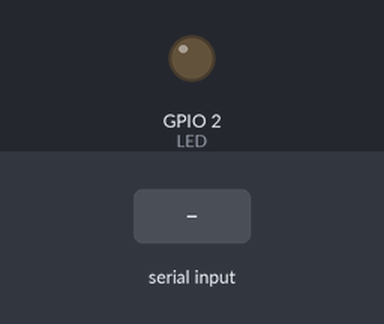
A sketch run on a simulated ESP8266 (Wemos D1 mini). On the bench: output pins drawn as LEDs (lit = HIGH). The test bench sets the inputs (shaded band). WiFi joins after 1.5 s; servers stay silent unless stated; no MQTT or app messages arrive unless stated.

Above: at 5.1 s.
5.2 s: "1\n" received over Serial
At 6.2 s:
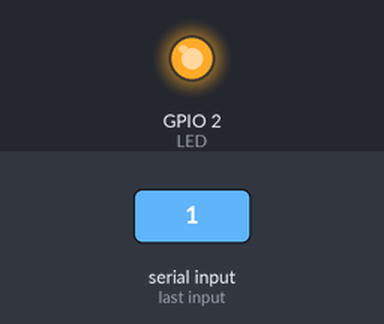
6.7 s: "0\n" received over Serial
At 7.3 s:
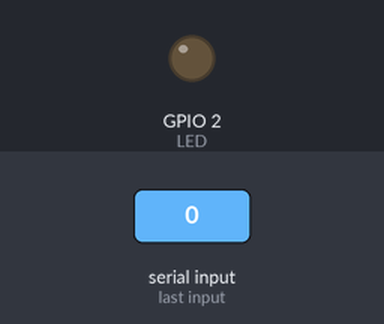
Timing chart, 0 to 9.7 s (numbered marks = the images above; inputs shaded):
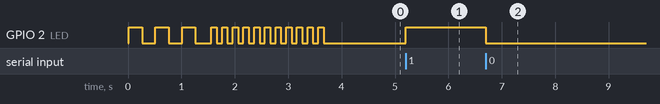

Measured:
- after the input at 5.2 s, GPIO 2 (LED): LOW → HIGH at once
- after the input at 6.7 s, GPIO 2 (LED): HIGH → LOW at once

The sketch:

esp8266_WemoD1_MQTT.ino.ino
```cpp
/* ----------------------------------------------------------------------------
esp8266_WemoD1_MQTT.ino

Code to receive control and parse control packets for the cable-driven
system's motor boxes. Data is passed from MQTT to the SH2 over serial

This script is set up for the Wemo D1 mini board

LED blinks according to status of the communications:
  * Blinks every 250ms when trying to connect to WiFi
  * Blinks every 5s when trying to connect to MQTT

The pubsubclient library (http://pubsubclient.knolleary.net) is needed to run

Derived from example code at: http://pubsubclient.knolleary.net


Created: 05/30/16
   - Joshua Vaughan
   - joshua.vaughan@louisiana.edu
   - http://www.ucs.louisiana.edu/~jev9637

----------------------------------------------------------------------------*/

#include <ESP8266WiFi.h>
#include <PubSubClient.h>

// Function prototypes as necessary
int readline(int readch, char *buffer, int len);

// Update these to match desired WiFi and MQTT broker
//const char* WIFI_SSID = "Doc_Vaughan";
//const char* WIFI_PASSWORD = "rougeourobots";
const char* WIFI_SSID = "West Ettrick";
const char* WIFI_PASSWORD = "LeroyMoney";
const char* MQTT_SERVER = "iot.eclipse.org";
const int MQTT_PORT = 1883;

WiFiClient espClient;
PubSubClient client(espClient);

// MQTT and serial strings
char msg[50];           // Holds messages to send over MQTT
char data_string[50];   // Parsed data received over MQTT
char serial_string[16]; // string holding incoming serial data

// housekeeping variables
long lastMsg = 0;
int value = 0;

// Define LED pin number
const byte LED = 2;

// constants to store box specific info (change for each box)
const byte BOX_NUMBER = 1;
const char* BOX_ID_STRING = "CRAWLAB_Cable_Box1";
const char* BOX_PUB_TOPIC = "CRAWLAB/from_cable1";

// set true to print debug statements to serial out
const bool DEBUGGING = false;


void setup_wifi() {
  // This function setups up the Wi-Fi connection of the esp8266
  // It uses the constants defined above
  delay(10);

  // We start by connecting to a WiFi network
  if (DEBUGGING) {
    Serial.println();
    Serial.print("Connecting to ");
    Serial.println(WIFI_SSID);
  }

  WiFi.begin(WIFI_SSID, WIFI_PASSWORD);

  // Blink an LED while trying to connect
  while (WiFi.status() != WL_CONNECTED) {
    digitalWrite(LED, HIGH);
    delay(250);
    digitalWrite(LED, LOW);
    delay(250);
  }

  if (DEBUGGING) {
    Serial.println("");
    Serial.println("Wi-Fi connected");
    Serial.println("IP address: ");
    Serial.println(WiFi.localIP());
  }
}


void MQTT_callback(char* topic, byte* payload, unsigned int length) {
  if (DEBUGGING) {
    Serial.print("Message arrived:");
    Serial.print("\n\t Topic: ");
    Serial.print(topic);
    Serial.print("\t Data: ");

    // Toggle the LED on each piece of data received
    digitalWrite(LED, !digitalRead(LED));
  }

  // loop over string received to create data_string to send to SH2
  for (int i = 0; i < length; i++) {
    sprintf(data_string, "%s%c", data_string, (char)payload[i]);
  }
  Serial.println(data_string);

  // Empty data_string after sending via serial
  sprintf(data_string,"");
}


void reconnect_MQTT() {
  // Loop until we're reconnected
  while (!client.connected()) {
    if (DEBUGGING) {
      Serial.print("Attempting MQTT connection...");
    }

    // Attempt to connect
    if (client.connect(BOX_ID_STRING)) {
      if (DEBUGGING) {
          Serial.println(" connected");
      }

      // Blink the LED rapidly once connected to MQTT
      for (int counter = 0; counter <= 10; counter++) {
          digitalWrite(LED, HIGH);
          delay(100);
          digitalWrite(LED, LOW);
          delay(100);
      }

      // Once connected, publish an announcement...
      sprintf(msg, "Cable Motor Box %d ESP8266 Connected!", BOX_NUMBER);
      client.publish(BOX_PUB_TOPIC, msg);
      // ... and resubscribe
      client.subscribe("CRAWLAB/to_cable");
    }
    else {
      if (DEBUGGING) {
          Serial.print(" failed with code rc = ");
          Serial.print(client.state());
          Serial.println(" Will try again in 5 seconds");
      }

      // Wait 5 seconds before retrying, leave LED lit during the wait
      digitalWrite(LED, HIGH);
      delay(5000);
      digitalWrite(LED, LOW);
    }
  }
}


void setup() {
  // The initial setup function for the code
  // Sets up:
  //   * Serial communication
  //   * The Wi-Fi connection
  //   * The connection to the MQTT server

  // Set up serial communication at 115200baud
  Serial.begin(115200);

  // Set up LED pin as output, used as indicator of WiFi Connection
  pinMode(LED, OUTPUT);

  // Initialize the Wi-Fi network
  setup_wifi();

  // Set up the MQTT server
  client.setServer(MQTT_SERVER, MQTT_PORT);
  client.setCallback(MQTT_callback);
}


void loop() {

  // If we're not connected try to connect
  if (!client.connected()) {
    reconnect_MQTT();
  }

  client.loop();

  // Get the Serial Data from the SH2
  if (readline(Serial.read(), serial_string, 16) > 0) {

    digitalWrite(LED, !digitalRead(LED));

    if (DEBUGGING) {
      Serial.print("Received from SH2: ");
      Serial.println(serial_string);
    }

    client.publish(BOX_PUB_TOPIC, serial_string);
  }
}

int readline(int readch, char *buffer, int len) {
  // Adapted from: https://hackingmajenkoblog.wordpress.com/2016/02/01/reading-serial-on-the-arduino/
  static int pos = 0;
  int rpos;

  if (readch > 0) {
    switch (readch) {
      case '\r': // Return on CR
//        break;
      case 0x0A: //'\r': wait for new-lines
        rpos = pos;
        pos = 0;  // Reset position index ready for next time
        return rpos;
      default:
        if (pos < len-1) {
          buffer[pos++] = readch;
          buffer[pos] = 0;
        }
    }
  }
  // No end of line has been found, so return -1.
  return -1;
}
```
